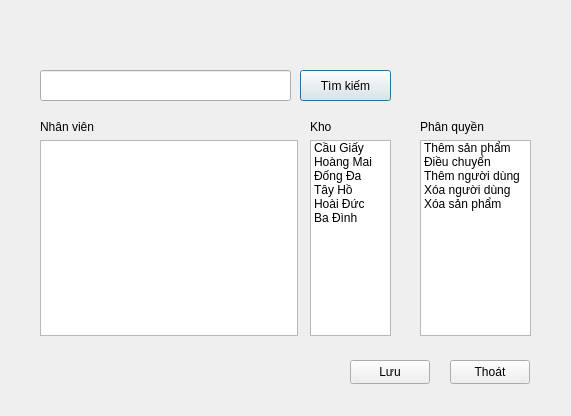
<?xml version="1.0" encoding="UTF-8"?>
<ui version="4.0">
 <class>setpermission</class>
 <widget class="QDialog" name="setpermission">
  <property name="geometry">
   <rect>
    <x>0</x>
    <y>0</y>
    <width>571</width>
    <height>416</height>
   </rect>
  </property>
  <property name="windowTitle">
   <string>Dialog</string>
  </property>
  <widget class="QLineEdit" name="le_fullname">
   <property name="geometry">
    <rect>
     <x>40</x>
     <y>70</y>
     <width>251</width>
     <height>31</height>
    </rect>
   </property>
  </widget>
  <widget class="QPushButton" name="pb_search">
   <property name="geometry">
    <rect>
     <x>300</x>
     <y>70</y>
     <width>91</width>
     <height>31</height>
    </rect>
   </property>
   <property name="text">
    <string>Tìm kiếm</string>
   </property>
  </widget>
  <widget class="QPushButton" name="pb_save">
   <property name="geometry">
    <rect>
     <x>350</x>
     <y>360</y>
     <width>80</width>
     <height>24</height>
    </rect>
   </property>
   <property name="text">
    <string>Lưu</string>
   </property>
  </widget>
  <widget class="QPushButton" name="pb_out">
   <property name="geometry">
    <rect>
     <x>450</x>
     <y>360</y>
     <width>80</width>
     <height>24</height>
    </rect>
   </property>
   <property name="text">
    <string>Thoát</string>
   </property>
  </widget>
  <widget class="QWidget" name="">
   <property name="geometry">
    <rect>
     <x>40</x>
     <y>120</y>
     <width>258</width>
     <height>216</height>
    </rect>
   </property>
   <layout class="QVBoxLayout" name="verticalLayout_3">
    <item>
     <widget class="QLabel" name="label">
      <property name="text">
       <string>Nhân viên</string>
      </property>
     </widget>
    </item>
    <item>
     <widget class="QListView" name="listView"/>
    </item>
   </layout>
  </widget>
  <widget class="QWidget" name="">
   <property name="geometry">
    <rect>
     <x>310</x>
     <y>120</y>
     <width>81</width>
     <height>216</height>
    </rect>
   </property>
   <layout class="QVBoxLayout" name="verticalLayout">
    <item>
     <widget class="QLabel" name="label_2">
      <property name="text">
       <string>Kho</string>
      </property>
     </widget>
    </item>
    <item>
     <widget class="QListWidget" name="lw_warehouse">
      <property name="selectionMode">
       <enum>QAbstractItemView::SingleSelection</enum>
      </property>
      <item>
       <property name="text">
        <string>Cầu Giấy</string>
       </property>
      </item>
      <item>
       <property name="text">
        <string>Hoàng Mai</string>
       </property>
      </item>
      <item>
       <property name="text">
        <string>Đống Đa</string>
       </property>
      </item>
      <item>
       <property name="text">
        <string>Tây Hồ</string>
       </property>
      </item>
      <item>
       <property name="text">
        <string>Hoài Đức</string>
       </property>
      </item>
      <item>
       <property name="text">
        <string>Ba Đình</string>
       </property>
      </item>
      <item>
       <property name="text">
        <string/>
       </property>
      </item>
     </widget>
    </item>
   </layout>
  </widget>
  <widget class="QWidget" name="">
   <property name="geometry">
    <rect>
     <x>420</x>
     <y>120</y>
     <width>111</width>
     <height>216</height>
    </rect>
   </property>
   <layout class="QVBoxLayout" name="verticalLayout_2">
    <item>
     <widget class="QLabel" name="label_3">
      <property name="text">
       <string>Phân quyền</string>
      </property>
     </widget>
    </item>
    <item>
     <widget class="QListWidget" name="lw_permission">
      <property name="selectionMode">
       <enum>QAbstractItemView::MultiSelection</enum>
      </property>
      <item>
       <property name="text">
        <string>Thêm sản phẩm</string>
       </property>
      </item>
      <item>
       <property name="text">
        <string>Điều chuyển</string>
       </property>
      </item>
      <item>
       <property name="text">
        <string>Thêm người dùng</string>
       </property>
      </item>
      <item>
       <property name="text">
        <string>Xóa người dùng</string>
       </property>
      </item>
      <item>
       <property name="text">
        <string>Xóa sản phẩm</string>
       </property>
      </item>
     </widget>
    </item>
   </layout>
  </widget>
 </widget>
 <resources/>
 <connections/>
</ui>
